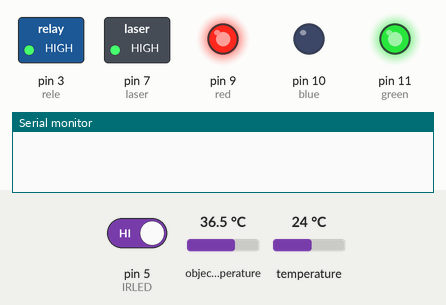
Simulated run of this sketch. Board: Arduino Uno, built with avr-gcc and run on an emulated ATmega328P. Shown: switched loads named in the sketch (green lamp = pin HIGH), output pins drawn as LEDs (lit = HIGH), the last lines printed to the serial monitor. Inputs (shaded band) come from the test bench; at power-on: pin 5 (IRLED) HIGH, object temperature 36.5 °C, temperature 24 °C. Pins used as bus, display or sensor lines are not drawn.

Above: at 4.8 s.
4.9 s: pin 5 (IRLED) driven LOW
At 6.8 s:
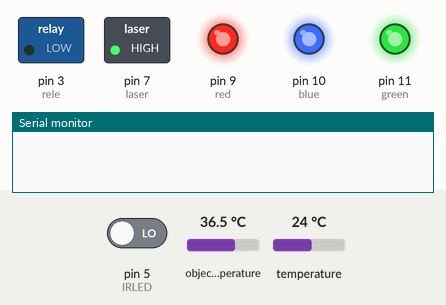
At 8.2 s:
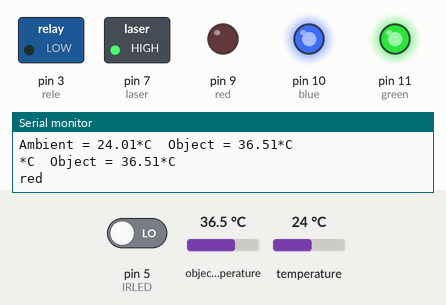
Timing chart, 0 to 10.5 s (numbered marks = the images above; inputs shaded):
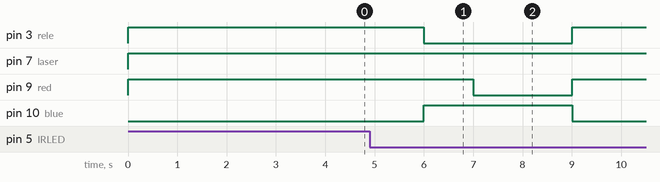

The sketch:

sketch_may13b.ino
```cpp
#include <Wire.h>
#include <Adafruit_MLX90614.h>

Adafruit_MLX90614 mlx = Adafruit_MLX90614();

//Датчик приближення
 int IRLED = 5;

//Ключ розмикання живлення датчика температури
 int key = 2;

//Значення датчика приближення
 int IRLEDval = 0;

//Зміна закінчування вимірювання
 bool isFinishedMeasuring = false;

//Піни LED-лампочки
 int red = 9;
 int blue = 10;
 int green = 11;

//Пін лазера
 int laser = 7;

//Пін реле на дозатор
 int rele = 3;

void setup() {
  Serial.begin(9600);

  pinMode(IRLED, INPUT);
  pinMode(key, OUTPUT);
  pinMode(red, OUTPUT);
  pinMode(green, OUTPUT);
  pinMode(blue, OUTPUT);
  pinMode(laser, OUTPUT);
  pinMode(rele, OUTPUT);

  digitalWrite(red, HIGH);
  digitalWrite(green, HIGH);
  digitalWrite(blue, HIGH);

  mlx.begin();

}

void loop() {
  digitalWrite(key, LOW);
  digitalWrite(red, HIGH);
  digitalWrite(green, HIGH);
  digitalWrite(blue, LOW);
  digitalWrite(laser, HIGH);
  digitalWrite(rele, HIGH);
//  int test = digitalRead(5);
//  Serial.println(test);

  IRLEDval = digitalRead(IRLED);
  if (IRLEDval == LOW) {
    if (isFinishedMeasuring == false) {
      digitalWrite(key, HIGH);
      digitalWrite(blue, HIGH);

      digitalWrite(rele, LOW);
      delay(1000);

      Serial.print("Ambient = "); Serial.print(mlx.readAmbientTempC());
      Serial.print("*C\tObject = "); Serial.print(mlx.readObjectTempC()); Serial.println("*C");
      float TEMP = mlx.readObjectTempC();
      Serial.print("*C\tObject = "); Serial.print(TEMP); Serial.println("*C");

      if (TEMP < 31.5) {
        digitalWrite(green, LOW);
        Serial.println("green");
        delay(2000);
      } else {
        digitalWrite(red, LOW);
        Serial.println("red");
        delay(2000);
      }
      isFinishedMeasuring = true;
    }
  } else {
      reuse();
  }

}

void reuse() {
  delay(2000);

  isFinishedMeasuring = false;
}
```

Measured:
- after the input at 4.9 s, pin 3 (rele): HIGH → LOW after 1.1 s, → HIGH 3.0 s later; pin 9 (red): HIGH → LOW after 2.1 s, → HIGH 2.0 s later; pin 10 (blue): LOW → HIGH after 1.1 s, → LOW 3.0 s later
